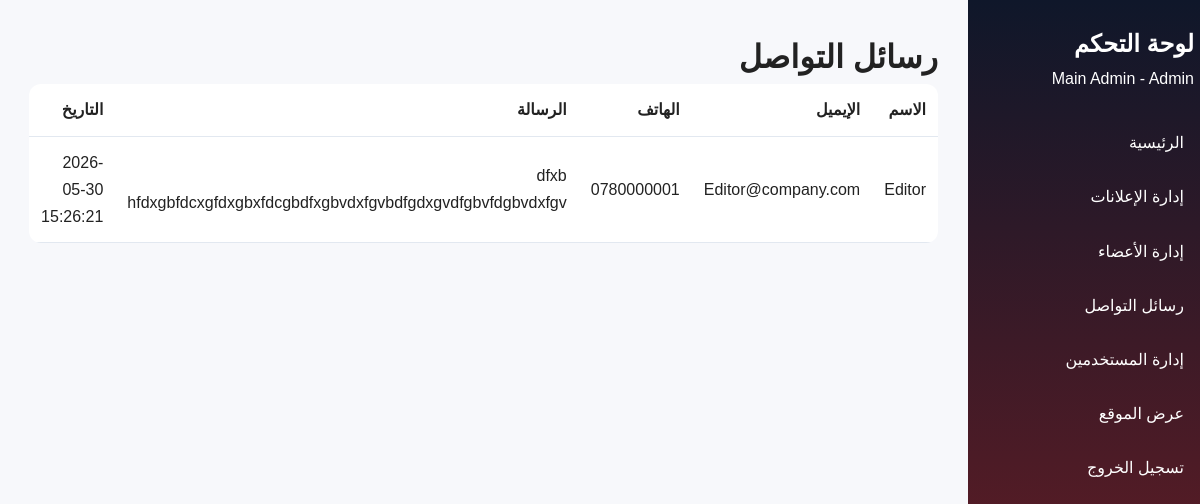
Page /admin/messages.php (signed in) on the committed database.
### tables this page shows
CREATE TABLE `contact_messages` (
  `id` int(11) NOT NULL,
  `name` varchar(120) NOT NULL,
  `email` varchar(150) NOT NULL,
  `phone` varchar(50) DEFAULT NULL,
  `message` text NOT NULL,
  `created_at` timestamp NOT NULL DEFAULT current_timestamp()
);

### includes/functions.php (called while the page is built, shortened)
<?php
function e($value) {
    return htmlspecialchars($value ?? '', ENT_QUOTES, 'UTF-8');
}

### admin/messages.php (the view)
<?php require_once 'auth.php'; requireLogin();
$items=$pdo->query('SELECT * FROM contact_messages ORDER BY id DESC')->fetchAll();require_once 'header.php'; ?>
<div class="admin-layout"><?php require_once 'sidebar.php'; ?><main class="admin-content"><h1>رسائل التواصل</h1>
<table class="table"><tr><th>الاسم</th><th>الإيميل</th><th>الهاتف</th><th>الرسالة</th><th>التاريخ</th></tr><?php foreach($items as $item): ?><tr><td><?= e($item['name']) ?></td><td><?= e($item['email']) ?></td><td><?= e($item['phone']) ?></td><td><?= nl2br(e($item['message'])) ?></td><td><?= e($item['created_at']) ?></td></tr><?php endforeach; ?></table>
</main></div></body></html>

### assets/css/style.css (style rules this page uses)
* { box-sizing: border-box; margin: 0; padding: 0; }
body { font-family: Tahoma, Arial, sans-serif; background: #f7f8fb; color: #222; line-height: 1.7; }
.admin-layout { display: grid; grid-template-columns: 250px 1fr; min-height: 100vh; }
.admin-content { padding: 30px; }
.table { width: 100%; border-collapse: collapse; background: #fff; border-radius: 12px; overflow: hidden; }
.table th, .table td { border-bottom: 1px solid #e2e8f0; padding: 12px; text-align: right; }

### rows in the picture
contact_messages: name "Editor", email "Editor@company.com", phone "0780000001", message "dfxb hfdxgbfdcxgfdxgbxfdcgbdfxgbvdxfgvbdfgdxgvdfgbvfdgbvdxfgv", created_at "2026-05-30 15:26:21"

### other values in the picture
$_SESSION['name'] "Main Admin"
$_SESSION['role'] "Admin"
